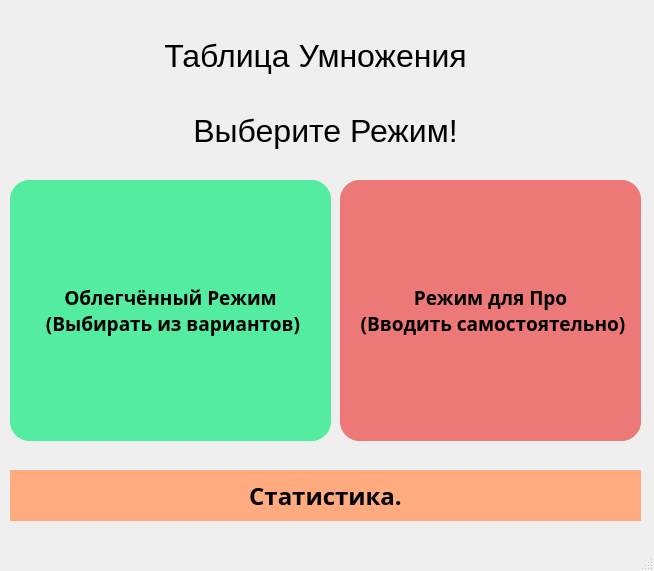
<?xml version="1.0" encoding="UTF-8"?>
<ui version="4.0">
 <class>MainWindow</class>
 <widget class="QMainWindow" name="MainWindow">
  <property name="geometry">
   <rect>
    <x>0</x>
    <y>0</y>
    <width>654</width>
    <height>571</height>
   </rect>
  </property>
  <property name="windowTitle">
   <string>MainWindow</string>
  </property>
  <property name="styleSheet">
   <string notr="true">backgroud-color: rgb(255, 242, 226);</string>
  </property>
  <widget class="QWidget" name="centralwidget">
   <widget class="QLabel" name="label">
    <property name="geometry">
     <rect>
      <x>10</x>
      <y>20</y>
      <width>611</width>
      <height>71</height>
     </rect>
    </property>
    <property name="font">
     <font>
      <pointsize>24</pointsize>
     </font>
    </property>
    <property name="text">
     <string>Таблица Умножения</string>
    </property>
    <property name="alignment">
     <set>Qt::AlignCenter</set>
    </property>
    <property name="margin">
     <number>100</number>
    </property>
   </widget>
   <widget class="QWidget" name="widget" native="true">
    <property name="geometry">
     <rect>
      <x>0</x>
      <y>180</y>
      <width>641</width>
      <height>261</height>
     </rect>
    </property>
    <widget class="QWidget" name="widget_2" native="true">
     <property name="geometry">
      <rect>
       <x>10</x>
       <y>0</y>
       <width>321</width>
       <height>261</height>
      </rect>
     </property>
     <property name="styleSheet">
      <string notr="true">background-color: rgb(83, 236, 160);
border-radius: 20px;</string>
     </property>
     <widget class="QPushButton" name="pushButton">
      <property name="geometry">
       <rect>
        <x>0</x>
        <y>0</y>
        <width>321</width>
        <height>261</height>
       </rect>
      </property>
      <property name="font">
       <font>
        <family>Source Code Pro Semibold</family>
        <pointsize>14</pointsize>
        <weight>75</weight>
        <bold>true</bold>
       </font>
      </property>
      <property name="styleSheet">
       <string notr="true">opcity: 0%;
border: none;
</string>
      </property>
      <property name="text">
       <string>Облегчённый Режим 
 (Выбирать из вариантов)</string>
      </property>
     </widget>
    </widget>
    <widget class="QWidget" name="widget_3" native="true">
     <property name="geometry">
      <rect>
       <x>340</x>
       <y>0</y>
       <width>301</width>
       <height>261</height>
      </rect>
     </property>
     <property name="styleSheet">
      <string notr="true">background-color: rgb(236, 120, 120);
border-radius: 20px;</string>
     </property>
     <widget class="QPushButton" name="pushButton_2">
      <property name="geometry">
       <rect>
        <x>0</x>
        <y>0</y>
        <width>301</width>
        <height>261</height>
       </rect>
      </property>
      <property name="font">
       <font>
        <family>Source Code Pro Semibold</family>
        <pointsize>14</pointsize>
        <weight>75</weight>
        <bold>true</bold>
       </font>
      </property>
      <property name="styleSheet">
       <string notr="true">opcity: 0%;
border: none;
</string>
      </property>
      <property name="text">
       <string>Режим для Про
 (Вводить самостоятельно)</string>
      </property>
     </widget>
    </widget>
   </widget>
   <widget class="QLabel" name="label_2">
    <property name="geometry">
     <rect>
      <x>40</x>
      <y>100</y>
      <width>571</width>
      <height>61</height>
     </rect>
    </property>
    <property name="font">
     <font>
      <pointsize>24</pointsize>
     </font>
    </property>
    <property name="text">
     <string>Выберите Режим!</string>
    </property>
    <property name="alignment">
     <set>Qt::AlignCenter</set>
    </property>
   </widget>
   <widget class="QWidget" name="widget_4" native="true">
    <property name="geometry">
     <rect>
      <x>10</x>
      <y>470</y>
      <width>631</width>
      <height>51</height>
     </rect>
    </property>
    <property name="styleSheet">
     <string notr="true">background: rgb(255, 170, 127);</string>
    </property>
    <widget class="QPushButton" name="pushButton_3">
     <property name="geometry">
      <rect>
       <x>0</x>
       <y>0</y>
       <width>631</width>
       <height>51</height>
      </rect>
     </property>
     <property name="font">
      <font>
       <family>Source Code Pro Black</family>
       <pointsize>18</pointsize>
       <weight>75</weight>
       <bold>true</bold>
      </font>
     </property>
     <property name="styleSheet">
      <string notr="true">opacity: 0%;
border: none;</string>
     </property>
     <property name="text">
      <string>Статистика.</string>
     </property>
    </widget>
   </widget>
  </widget>
  <widget class="QStatusBar" name="statusbar"/>
 </widget>
 <resources/>
 <connections/>
</ui>
